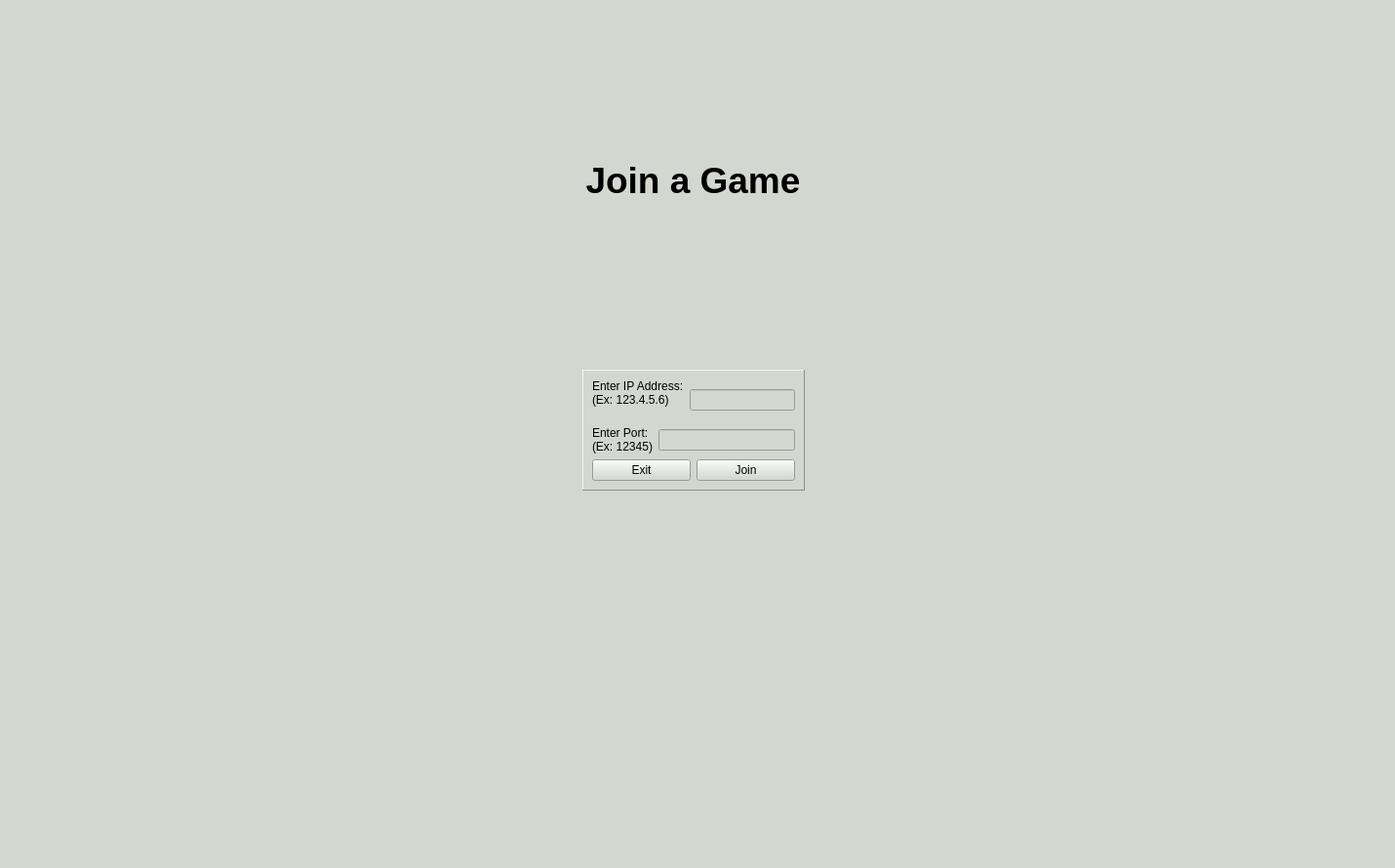
    <widget class="QWidget" name="page_2_join_menu">
     <property name="styleSheet">
      <string notr="true">background-color: rgb(211, 215, 207);</string>
     </property>
     <widget class="QWidget" name="layoutWidget">
      <property name="geometry">
       <rect>
        <x>0</x>
        <y>-3</y>
        <width>1421</width>
        <height>881</height>
       </rect>
      </property>
      <layout class="QVBoxLayout" name="verticalLayout_2">
       <item>
        <layout class="QVBoxLayout" name="verticalLayout">
         <item>
          <spacer name="verticalSpacer_3">
           <property name="orientation">
            <enum>Qt::Vertical</enum>
           </property>
           <property name="sizeHint" stdset="0">
            <size>
             <width>20</width>
             <height>40</height>
            </size>
           </property>
          </spacer>
         </item>
         <item>
          <widget class="QLabel" name="label_7">
           <property name="font">
            <font>
             <pointsize>28</pointsize>
             <weight>75</weight>
             <bold>true</bold>
            </font>
           </property>
           <property name="text">
            <string>Join a Game</string>
           </property>
           <property name="alignment">
            <set>Qt::AlignCenter</set>
           </property>
          </widget>
         </item>
         <item>
          <spacer name="verticalSpacer_2">
           <property name="orientation">
            <enum>Qt::Vertical</enum>
           </property>
           <property name="sizeHint" stdset="0">
            <size>
             <width>20</width>
             <height>40</height>
            </size>
           </property>
          </spacer>
         </item>
        </layout>
       </item>
       <item>
        <layout class="QHBoxLayout" name="horizontalLayout_3">
         <item>
          <spacer name="horizontalSpacer">
           <property name="orientation">
            <enum>Qt::Horizontal</enum>
           </property>
           <property name="sizeHint" stdset="0">
            <size>
             <width>40</width>
             <height>20</height>
            </size>
           </property>
          </spacer>
         </item>
         <item>
          <widget class="QFrame" name="frame">
           <property name="styleSheet">
            <string notr="true"/>
           </property>
           <property name="frameShape">
            <enum>QFrame::Panel</enum>
           </property>
           <property name="frameShadow">
            <enum>QFrame::Raised</enum>
           </property>
           <layout class="QGridLayout" name="gridLayout">
            <item row="0" column="0" colspan="2">
             <layout class="QHBoxLayout" name="horizontalLayout_2">
              <item>
               <widget class="QLabel" name="ipLabel">
                <property name="text">
                 <string>&lt;html&gt;&lt;head/&gt;&lt;body&gt;&lt;p&gt;Enter IP Address:&lt;br/&gt;(Ex: 123.4.5.6)&lt;br/&gt;&lt;/p&gt;&lt;/body&gt;&lt;/html&gt;</string>
                </property>
               </widget>
              </item>
              <item>
               <widget class="QLineEdit" name="ipEdit"/>
              </item>
             </layout>
            </item>
            <item row="1" column="0" colspan="2">
             <layout class="QHBoxLayout" name="horizontalLayout">
              <item>
               <widget class="QLabel" name="portLabel">
                <property name="text">
                 <string>&lt;html&gt;&lt;head/&gt;&lt;body&gt;&lt;p&gt;Enter Port:&lt;br/&gt;(Ex: 12345)&lt;/p&gt;&lt;/body&gt;&lt;/html&gt;</string>
                </property>
               </widget>
              </item>
              <item>
               <widget class="QLineEdit" name="portEdit"/>
              </item>
             </layout>
            </item>
            <item row="2" column="0">
             <widget class="QPushButton" name="exitButton">
              <property name="text">
               <string>Exit</string>
              </property>
             </widget>
            </item>
            <item row="2" column="1">
             <widget class="QPushButton" name="join2Button">
              <property name="text">
               <string>Join</string>
              </property>
             </widget>
            </item>
           </layout>
          </widget>
         </item>
         <item>
          <spacer name="horizontalSpacer_2">
           <property name="orientation">
            <enum>Qt::Horizontal</enum>
           </property>
           <property name="sizeHint" stdset="0">
            <size>
             <width>40</width>
             <height>20</height>
            </size>
           </property>
          </spacer>
         </item>
        </layout>
       </item>
       <item>
        <spacer name="verticalSpacer">
         <property name="orientation">
          <enum>Qt::Vertical</enum>
         </property>
         <property name="sizeHint" stdset="0">
          <size>
           <width>20</width>
           <height>40</height>
          </size>
         </property>
        </spacer>
       </item>
      </layout>
     </widget>
    </widget>
